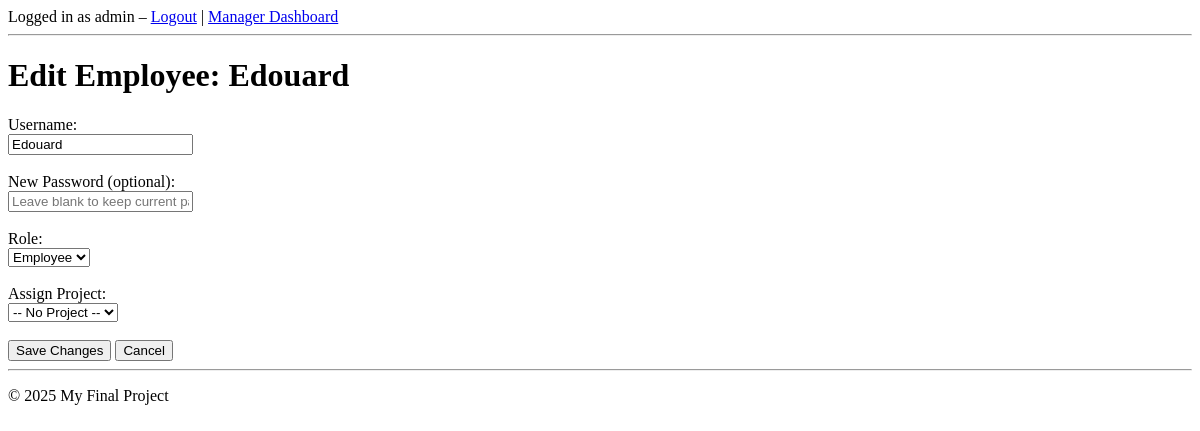
Before: /manager/edit-employee/2 (signed in) with the older database file.
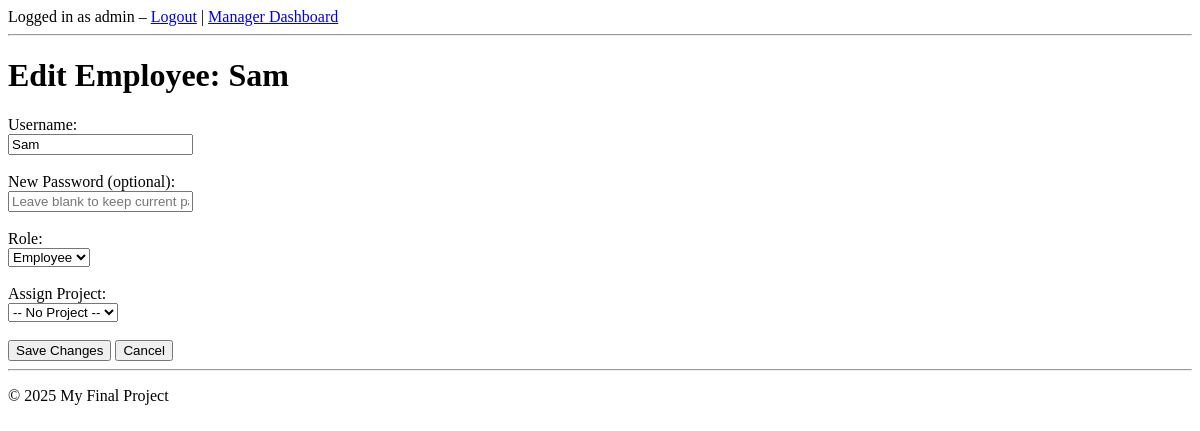
After: the same page with the newer database file.
### app.py (models this page shows)
class User(db.Model):
    id = db.Column(db.Integer, primary_key=True)
    username = db.Column(db.String(150), unique=True, nullable=False)
    password = db.Column(db.String(150), nullable=False)
    role = db.Column(db.String(50), nullable=False, default="employee")
    first_name = db.Column(db.String(100), nullable=True)
    last_name = db.Column(db.String(100), nullable=True)
    phone = db.Column(db.String(50), nullable=True)
    address = db.Column(db.String(200), nullable=True)
    birthdate = db.Column(db.Date, nullable=True)
    hours_worked = db.Column(db.Float, default=0.0)
    projects = db.relationship(
        'Project',
        secondary=employee_projects,
        back_populates='users'
    )

### app.py (the view, shortened to what this page needs)
@app.route('/manager/edit-employee/<int:user_id>', methods=['GET','POST'])
@admin_required
def manager_edit_employee(user_id):
    emp = User.query.get_or_404(user_id)
    projects = Project.query.all()
    return render_template('manager_edit_employee.html', emp=emp, projects=projects)

### app.py (called while the page is built)
def admin_required(f):
    @wraps(f)
    def decorated_function(*args, **kwargs):
        if 'user_id' not in session or session.get('role') != 'admin':
            flash("Admin access required.", "danger")
            return redirect(url_for('login'))
        return f(*args, **kwargs)
    return decorated_function

@app.before_request
def setup():
    global app_initialized
    if not app_initialized:
        db.create_all()
        create_admin()
        app_initialized = True

### templates/manager_edit_employee.html (shortened to what this page needs)
{% extends "base.html" %}
{% block content %}
<h1>Edit Employee: {{ emp.username }}</h1>
<form method="POST">
    <label for="username">Username:</label><br>
    <input
        type="text"
        id="username"
        name="username"
        value="{{ emp.username }}"
        required
    >
    <br><br>
    <label for="password">New Password (optional):</label><br>
    <input
        type="password"
        id="password"
        name="password"
        placeholder="Leave blank to keep current password"
    >
    <br><br>
    <label for="role">Role:</label><br>
    <select id="role" name="role">
        <option
            value="employee"
            {% if emp.role == 'employee' %} selected {% endif %}
        >
            Employee
        </option>
    </select>
    <br><br>
    <label for="project_id">Assign Project:</label><br>
    <select id="project_id" name="project_id">
        <option value="None">-- No Project --</option>
    </select>
    <br><br>
    <button type="submit">Save Changes</button>
    <a href="{{ url_for('manager_dashboard') }}">
        <button type="button">Cancel</button>
    </a>
</form>
{% endblock %}

Changed rows visible on the page:
changed User "Employee": username "Edouard" → "Sam"
